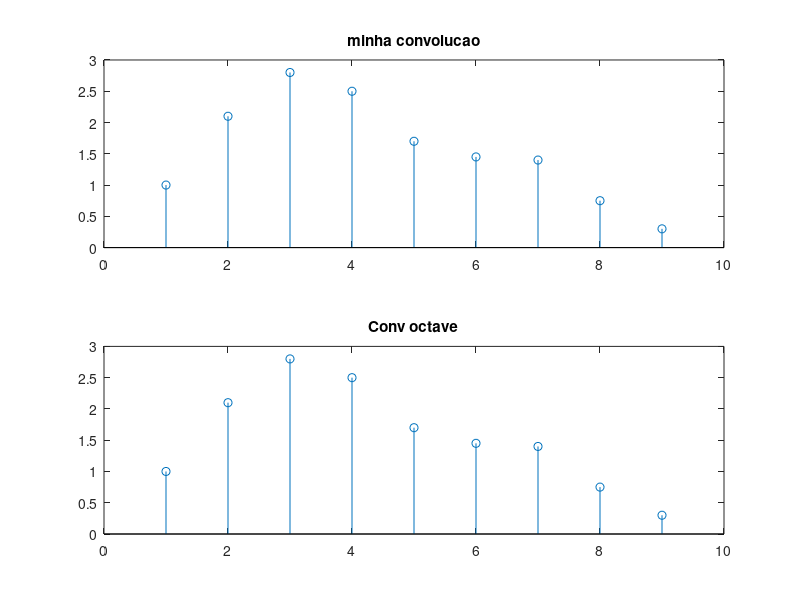

MATLAB code to generate this figure:
#convolucao
y = [0.5 0.3 0.2];
x = [2 3 3 2 1 1.5 1.5];

#inverter sinal

yRot = flip(y);

#calcular g(t)

convo = zeros(size(x));
somatorio = zeros(1,size(x,2)+2);


for (i=1:size(x,2)+2)
  for(j=size(yRot,2):-1:1)
    multiplica=0;
    if (j+(i-size(yRot,2)) <=size(x,2) && j+(i-3)>=1)
    multiplica = x(j+(i-3)) * yRot(j);
    endif
    somatorio(i)= multiplica + somatorio(i);
    endfor
  convo(i) = somatorio(i);
  endfor
  
  subplot(2,1,1);
  stem(convo);title("minha convolucao");
  
  subplot(2,1,2);
  
  verdadeira = conv(x,y);
  stem(verdadeira);title("Conv octave");
  